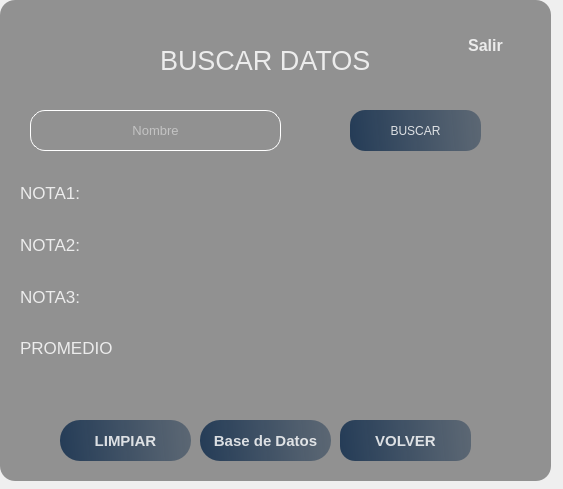
<?xml version="1.0" encoding="UTF-8"?>
<ui version="4.0">
 <class>MainWindow</class>
 <widget class="QMainWindow" name="MainWindow">
  <property name="geometry">
   <rect>
    <x>0</x>
    <y>0</y>
    <width>563</width>
    <height>489</height>
   </rect>
  </property>
  <property name="windowTitle">
   <string>MainWindow</string>
  </property>
  <widget class="QWidget" name="centralwidget">
   <widget class="QLabel" name="label">
    <property name="geometry">
     <rect>
      <x>10</x>
      <y>10</y>
      <width>531</width>
      <height>461</height>
     </rect>
    </property>
    <property name="text">
     <string/>
    </property>
    <property name="pixmap">
     <pixmap>descargar (7).jpeg</pixmap>
    </property>
    <property name="scaledContents">
     <bool>true</bool>
    </property>
   </widget>
   <widget class="QLabel" name="label_5">
    <property name="geometry">
     <rect>
      <x>0</x>
      <y>0</y>
      <width>551</width>
      <height>481</height>
     </rect>
    </property>
    <property name="font">
     <font>
      <weight>75</weight>
      <italic>false</italic>
      <bold>true</bold>
     </font>
    </property>
    <property name="styleSheet">
     <string notr="true">background-color:rgba(0,0,0,100);
border-radius:15px;</string>
    </property>
    <property name="text">
     <string/>
    </property>
    <property name="wordWrap">
     <bool>false</bool>
    </property>
   </widget>
   <widget class="QLabel" name="label_7">
    <property name="geometry">
     <rect>
      <x>160</x>
      <y>20</y>
      <width>281</width>
      <height>81</height>
     </rect>
    </property>
    <property name="font">
     <font>
      <pointsize>20</pointsize>
     </font>
    </property>
    <property name="styleSheet">
     <string notr="true">color:rgba(255,255,255,210);</string>
    </property>
    <property name="text">
     <string>BUSCAR DATOS</string>
    </property>
   </widget>
   <widget class="QLineEdit" name="Nombre">
    <property name="geometry">
     <rect>
      <x>30</x>
      <y>110</y>
      <width>251</width>
      <height>41</height>
     </rect>
    </property>
    <property name="font">
     <font>
      <pointsize>10</pointsize>
      <weight>50</weight>
      <italic>false</italic>
      <bold>false</bold>
      <underline>false</underline>
      <strikeout>false</strikeout>
     </font>
    </property>
    <property name="cursor">
     <cursorShape>IBeamCursor</cursorShape>
    </property>
    <property name="tabletTracking">
     <bool>false</bool>
    </property>
    <property name="styleSheet">
     <string notr="true">background-color:rgba(0,0,0,0); 
border-radius:15px;
color:rgba(255,255,255,230);
border:0.5px solid white;</string>
    </property>
    <property name="text">
     <string/>
    </property>
    <property name="alignment">
     <set>Qt::AlignCenter</set>
    </property>
    <property name="placeholderText">
     <string>Nombre</string>
    </property>
   </widget>
   <widget class="QPushButton" name="bt_busqueda">
    <property name="geometry">
     <rect>
      <x>350</x>
      <y>110</y>
      <width>131</width>
      <height>41</height>
     </rect>
    </property>
    <property name="styleSheet">
     <string notr="true">QPushButton{
color:rgba(255,255,255,210);
border-radius:15px;
background-color: qlineargradient(spread:pad, x1:0, y1:0.505682 , x2:1 , y2:0.477,stop:0 rgba(20,47,78,219), stop:1 rgba(85,98,112,226));
}
QPushButton:hover{

color:rgba(255,255,255,210);
background-color: qlineargradient(spread:pad, x1:0, y1:0.505682 , x2:1 , y2:0.477,stop:0 rgba(123, 104, 238,230), stop:1 rgba(85,98,112,226));


}</string>
    </property>
    <property name="text">
     <string>BUSCAR</string>
    </property>
    <property name="icon">
     <iconset>
      <normaloff>buscar (1).png</normaloff>buscar (1).png</iconset>
    </property>
   </widget>
   <widget class="QLabel" name="foto">
    <property name="geometry">
     <rect>
      <x>310</x>
      <y>210</y>
      <width>221</width>
      <height>201</height>
     </rect>
    </property>
    <property name="font">
     <font>
      <pointsize>13</pointsize>
     </font>
    </property>
    <property name="styleSheet">
     <string notr="true">color:rgba(255,255,255,210);
border-radius:50% ;

</string>
    </property>
    <property name="text">
     <string/>
    </property>
    <property name="pixmap">
     <pixmap>imagen.png</pixmap>
    </property>
    <property name="scaledContents">
     <bool>true</bool>
    </property>
   </widget>
   <widget class="QPushButton" name="bt_volver">
    <property name="geometry">
     <rect>
      <x>340</x>
      <y>420</y>
      <width>131</width>
      <height>41</height>
     </rect>
    </property>
    <property name="font">
     <font>
      <pointsize>11</pointsize>
      <weight>75</weight>
      <bold>true</bold>
     </font>
    </property>
    <property name="styleSheet">
     <string notr="true">QPushButton{
color:rgba(255,255,255,210);
border-radius:15px;
background-color: qlineargradient(spread:pad, x1:0, y1:0.505682 , x2:1 , y2:0.477,stop:0 rgba(20,47,78,219), stop:1 rgba(85,98,112,226));
}
QPushButton:hover{

color:rgba(255,255,255,210);
background-color: qlineargradient(spread:pad, x1:0, y1:0.505682 , x2:1 , y2:0.477,stop:0 rgba(123, 104, 238,230), stop:1 rgba(85,98,112,226));


}</string>
    </property>
    <property name="text">
     <string>VOLVER</string>
    </property>
    <property name="icon">
     <iconset>
      <normaloff>volver (1).png</normaloff>volver (1).png</iconset>
    </property>
   </widget>
   <widget class="QPushButton" name="bt_salir">
    <property name="geometry">
     <rect>
      <x>440</x>
      <y>30</y>
      <width>91</width>
      <height>31</height>
     </rect>
    </property>
    <property name="font">
     <font>
      <pointsize>12</pointsize>
      <weight>75</weight>
      <bold>true</bold>
     </font>
    </property>
    <property name="cursor">
     <cursorShape>PointingHandCursor</cursorShape>
    </property>
    <property name="styleSheet">
     <string notr="true">QPushButton{
background-color:qlineargradient(spread:pad,x1:0,y1:0.505682, x2:1, y2:0.477 ,stop:0 rgba(72,61,139,219), stop:1 rgba(0,0,139,225));
color:rgba(255,255,255,210);
border-radius:15px;
background-color : rgba(0,0,0,0);
}
QPushButton:hover{
background-color: qlineargradient(spread:pad, x1:0, y1:0.505682 , x2:1 , y2:0.477,stop:0 rgba(123, 104, 238,230), stop:1 rgba(85,98,112,226));
}
QPushButton:pressed{
padding-left:5px;
padding-top:5px;

}</string>
    </property>
    <property name="text">
     <string>Salir</string>
    </property>
    <property name="icon">
     <iconset>
      <normaloff>cerrar-sesion.png</normaloff>cerrar-sesion.png</iconset>
    </property>
    <property name="iconSize">
     <size>
      <width>22</width>
      <height>21</height>
     </size>
    </property>
   </widget>
   <widget class="QWidget" name="layoutWidget">
    <property name="geometry">
     <rect>
      <x>120</x>
      <y>170</y>
      <width>121</width>
      <height>201</height>
     </rect>
    </property>
    <layout class="QVBoxLayout" name="verticalLayout">
     <item>
      <widget class="QLabel" name="nota1">
       <property name="font">
        <font>
         <pointsize>13</pointsize>
        </font>
       </property>
       <property name="styleSheet">
        <string notr="true">color:rgba(255,255,255,210);</string>
       </property>
       <property name="text">
        <string/>
       </property>
      </widget>
     </item>
     <item>
      <widget class="QLabel" name="nota2">
       <property name="font">
        <font>
         <pointsize>13</pointsize>
        </font>
       </property>
       <property name="styleSheet">
        <string notr="true">color:rgba(255,255,255,210);</string>
       </property>
       <property name="text">
        <string/>
       </property>
      </widget>
     </item>
     <item>
      <widget class="QLabel" name="nota3">
       <property name="font">
        <font>
         <pointsize>13</pointsize>
        </font>
       </property>
       <property name="styleSheet">
        <string notr="true">color:rgba(255,255,255,210);</string>
       </property>
       <property name="text">
        <string/>
       </property>
      </widget>
     </item>
     <item>
      <widget class="QLabel" name="promedio">
       <property name="font">
        <font>
         <pointsize>13</pointsize>
        </font>
       </property>
       <property name="styleSheet">
        <string notr="true">color:rgba(255,255,255,210);</string>
       </property>
       <property name="text">
        <string/>
       </property>
      </widget>
     </item>
    </layout>
   </widget>
   <widget class="QWidget" name="layoutWidget">
    <property name="geometry">
     <rect>
      <x>20</x>
      <y>170</y>
      <width>93</width>
      <height>201</height>
     </rect>
    </property>
    <layout class="QVBoxLayout" name="verticalLayout_2">
     <item>
      <widget class="QLabel" name="nota1_2">
       <property name="font">
        <font>
         <pointsize>13</pointsize>
        </font>
       </property>
       <property name="styleSheet">
        <string notr="true">color:rgba(255,255,255,210);</string>
       </property>
       <property name="text">
        <string>NOTA1:</string>
       </property>
      </widget>
     </item>
     <item>
      <widget class="QLabel" name="nota2_2">
       <property name="font">
        <font>
         <pointsize>13</pointsize>
        </font>
       </property>
       <property name="styleSheet">
        <string notr="true">color:rgba(255,255,255,210);</string>
       </property>
       <property name="text">
        <string>NOTA2:</string>
       </property>
      </widget>
     </item>
     <item>
      <widget class="QLabel" name="nota3_2">
       <property name="font">
        <font>
         <pointsize>13</pointsize>
        </font>
       </property>
       <property name="styleSheet">
        <string notr="true">color:rgba(255,255,255,210);</string>
       </property>
       <property name="text">
        <string>NOTA3:</string>
       </property>
      </widget>
     </item>
     <item>
      <widget class="QLabel" name="promedio_2">
       <property name="font">
        <font>
         <pointsize>13</pointsize>
        </font>
       </property>
       <property name="styleSheet">
        <string notr="true">color:rgba(255,255,255,210);</string>
       </property>
       <property name="text">
        <string>PROMEDIO:</string>
       </property>
      </widget>
     </item>
    </layout>
   </widget>
   <widget class="QPushButton" name="bt_clear">
    <property name="geometry">
     <rect>
      <x>60</x>
      <y>420</y>
      <width>131</width>
      <height>41</height>
     </rect>
    </property>
    <property name="font">
     <font>
      <pointsize>11</pointsize>
      <weight>75</weight>
      <bold>true</bold>
     </font>
    </property>
    <property name="styleSheet">
     <string notr="true">QPushButton{
color:rgba(255,255,255,210);
border-radius:20px;
background-color: qlineargradient(spread:pad, x1:0, y1:0.505682 , x2:1 , y2:0.477,stop:0 rgba(20,47,78,219), stop:1 rgba(85,98,112,226));
}
QPushButton:hover{

color:rgba(255,255,255,210);
background-color: qlineargradient(spread:pad, x1:0, y1:0.505682 , x2:1 , y2:0.477,stop:0 rgba(123, 104, 238,230), stop:1 rgba(85,98,112,226));


}
</string>
    </property>
    <property name="text">
     <string>LIMPIAR</string>
    </property>
    <property name="icon">
     <iconset>
      <normaloff>borrar.png</normaloff>borrar.png</iconset>
    </property>
   </widget>
   <widget class="QLabel" name="Gif">
    <property name="geometry">
     <rect>
      <x>200</x>
      <y>220</y>
      <width>141</width>
      <height>111</height>
     </rect>
    </property>
    <property name="font">
     <font>
      <pointsize>13</pointsize>
     </font>
    </property>
    <property name="styleSheet">
     <string notr="true">color:rgba(255,255,255,210);
border-radius:50% ;

</string>
    </property>
    <property name="text">
     <string/>
    </property>
    <property name="scaledContents">
     <bool>true</bool>
    </property>
   </widget>
   <widget class="QPushButton" name="bt_database">
    <property name="geometry">
     <rect>
      <x>200</x>
      <y>420</y>
      <width>131</width>
      <height>41</height>
     </rect>
    </property>
    <property name="font">
     <font>
      <pointsize>11</pointsize>
      <weight>75</weight>
      <bold>true</bold>
     </font>
    </property>
    <property name="styleSheet">
     <string notr="true">QPushButton{
color:rgba(255,255,255,210);
border-radius:20px;
background-color: qlineargradient(spread:pad, x1:0, y1:0.505682 , x2:1 , y2:0.477,stop:0 rgba(20,47,78,219), stop:1 rgba(85,98,112,226));
}
QPushButton:hover{

color:rgba(255,255,255,210);
background-color: qlineargradient(spread:pad, x1:0, y1:0.505682 , x2:1 , y2:0.477,stop:0 rgba(123, 104, 238,230), stop:1 rgba(85,98,112,226));


}
</string>
    </property>
    <property name="text">
     <string>Base de Datos</string>
    </property>
    <property name="icon">
     <iconset>
      <normaloff>nueva-base-de-datos.png</normaloff>nueva-base-de-datos.png</iconset>
    </property>
   </widget>
  </widget>
 </widget>
 <resources/>
 <connections/>
</ui>
